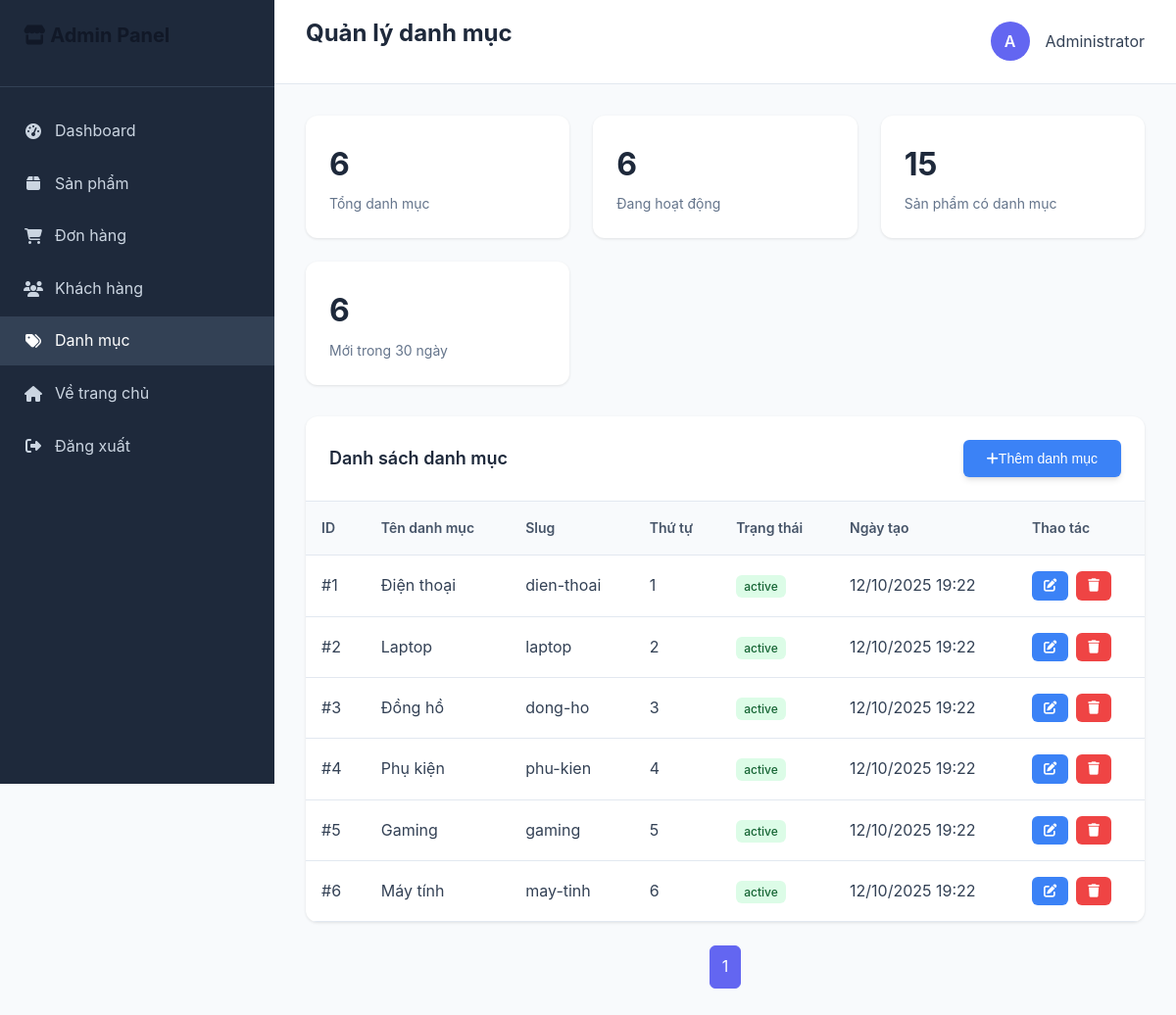
Screenshot of /admin/categories.php (signed in) with the database file from the repository.
### tables this page shows
CREATE TABLE `users` (
  `id` int(11) NOT NULL,
  `username` varchar(50) NOT NULL,
  `email` varchar(100) NOT NULL,
  `password` varchar(255) NOT NULL,
  `full_name` varchar(100) NOT NULL,
  `phone` varchar(20) DEFAULT NULL,
  `address` text DEFAULT NULL,
  `role` enum('admin','customer') DEFAULT 'customer',
  `avatar` varchar(255) DEFAULT NULL,
  `status` enum('active','inactive') DEFAULT 'active',
  `email_verified` tinyint(1) DEFAULT 0,
  `remember_token` varchar(255) DEFAULT NULL,
  `created_at` timestamp NOT NULL DEFAULT current_timestamp(),
  `updated_at` timestamp NOT NULL DEFAULT current_timestamp() ON UPDATE current_timestamp()
);

CREATE TABLE `categories` (
  `id` int(11) NOT NULL,
  `name` varchar(100) NOT NULL,
  `slug` varchar(100) NOT NULL,
  `description` text DEFAULT NULL,
  `image` varchar(255) DEFAULT NULL,
  `parent_id` int(11) DEFAULT NULL,
  `sort_order` int(11) DEFAULT 0,
  `status` enum('active','inactive') DEFAULT 'active',
  `created_at` timestamp NOT NULL DEFAULT current_timestamp(),
  `updated_at` timestamp NOT NULL DEFAULT current_timestamp() ON UPDATE current_timestamp()
);

### config/config.php (called while the page is built, shortened)
<?php
require_once __DIR__ . '/database.php';
function formatDate($date, $format = 'd/m/Y H:i') {
    return date($format, strtotime($date));
}
function isLoggedIn() {
    return isset($_SESSION['user_id']) && !empty($_SESSION['user_id']);
}
function getCurrentUser() {
    $user_id = $_SESSION['user_id'];
    $sql = "SELECT * FROM users WHERE id = ?";
    return fetchOne($sql, [$user_id]);
}
?>

### config/database.php (called while the page is built, shortened)
<?php
try {
    $dsn = "mysql:host=" . DB_HOST . ";dbname=" . DB_NAME . ";charset=" . DB_CHARSET;
    $pdo = new PDO($dsn, DB_USER, DB_PASS, [
        PDO::ATTR_ERRMODE => PDO::ERRMODE_EXCEPTION,
        PDO::ATTR_DEFAULT_FETCH_MODE => PDO::FETCH_ASSOC,
        PDO::ATTR_EMULATE_PREPARES => false,
    ]);
} catch (PDOException $e) {
    if ($e->getCode() == 1049) {
        try {
            $dsn = "mysql:host=" . DB_HOST . ";charset=" . DB_CHARSET;
            $pdo = new PDO($dsn, DB_USER, DB_PASS, [
                PDO::ATTR_ERRMODE => PDO::ERRMODE_EXCEPTION,
                PDO::ATTR_DEFAULT_FETCH_MODE => PDO::FETCH_ASSOC,
                PDO::ATTR_EMULATE_PREPARES => false,
            ]);
            $pdo->exec("CREATE DATABASE IF NOT EXISTS " . DB_NAME . " CHARACTER SET utf8mb4 COLLATE utf8mb4_unicode_ci");
            $pdo->exec("USE " . DB_NAME);
            $sqlFile = __DIR__ . '/../database/ecommerce_db_complete.sql';
            if (file_exists($sqlFile)) {
                $sql = file_get_contents($sqlFile);
                $statements = explode(';', $sql);
                foreach ($statements as $statement) {
                    $statement = trim($statement);
                    if (!empty($statement) && !preg_match('/^(--|\/\*)/', $statement)) {
                        try {
                            $pdo->exec($statement);
                        } catch (PDOException $e3) {
                        }
                    }
                }
            }
        } catch (PDOException $e2) {
            die("Lỗi tạo database: " . $e2->getMessage());
        }
    } else {
        die("Lỗi kết nối database: " . $e->getMessage());
    }
}
function executeQuery($sql, $params = []) {
    global $pdo;
    try {
        $stmt = $pdo->prepare($sql);
        $stmt->execute($params);
        return $stmt;
    } catch (PDOException $e) {
        error_log("Lỗi SQL: " . $e->getMessage());
        return false;
    }
}
function fetchData($sql, $params = []) {
    $stmt = executeQuery($sql, $params);
    return $stmt ? $stmt->fetchAll() : [];
}
function fetchOne($sql, $params = []) {
    $stmt = executeQuery($sql, $params);
    return $stmt ? $stmt->fetch() : false;
}
?>

### admin/categories.php (the view, shortened to what this page needs)
<?php
require_once '../config/config.php';
$page = max(1, intval($_GET['page'] ?? 1));
$limit = 20; $offset = ($page - 1) * $limit;
$totalRow = fetchOne("SELECT COUNT(*) AS c FROM categories", []);
$total = (int)($totalRow['c'] ?? 0); $pages = max(1, (int)ceil($total / $limit));
$rows = fetchData("SELECT id, name, slug, status, sort_order, created_at FROM categories ORDER BY sort_order, id DESC LIMIT $limit OFFSET $offset", []);
?>
<!DOCTYPE html>
<html lang="vi">
<head>
    <link rel="stylesheet" href="https://cdnjs.cloudflare.com/ajax/libs/font-awesome/6.4.0/css/all.min.css">
    <link rel="stylesheet" href="../assets/css/main.css">
</head>
<body>
    <div class="admin-layout">
        <div class="sidebar">
            <div class="sidebar-header">
                <h2><i class="fas fa-store"></i> Admin Panel</h2>
            </div>
            <nav class="sidebar-nav">
                <div class="nav-item">
                    <a href="dashboard.php" class="nav-link">
                        <i class="fas fa-tachometer-alt"></i>
                        <span>Dashboard</span>
                    </a>
                </div>
                <div class="nav-item">
                    <a href="products.php" class="nav-link">
                        <i class="fas fa-box"></i>
                        <span>Sản phẩm</span>
                    </a>
                </div>
                <div class="nav-item">
                    <a href="orders.php" class="nav-link">
                        <i class="fas fa-shopping-cart"></i>
                        <span>Đơn hàng</span>
                    </a>
                </div>
                <div class="nav-item">
                    <a href="customers.php" class="nav-link">
                        <i class="fas fa-users"></i>
                        <span>Khách hàng</span>
                    </a>
                </div>
                <div class="nav-item">
                    <a href="categories.php" class="nav-link active">
                        <i class="fas fa-tags"></i>
                        <span>Danh mục</span>
                    </a>
                </div>
                <div class="nav-item">
                    <a href="../index.php" class="nav-link">
                        <i class="fas fa-home"></i>
                        <span>Về trang chủ</span>
                    </a>
                </div>
                <div class="nav-item">
                    <a href="../logout.php" class="nav-link">
                        <i class="fas fa-sign-out-alt"></i>
                        <span>Đăng xuất</span>
                    </a>
                </div>
            </nav>
        </div>
        <div class="main-content">
            <div class="header">
                <h1>Quản lý danh mục</h1>
                <div class="user-menu">
                    <div class="user-avatar">
                        <?php echo substr(getCurrentUser()['full_name'] ?? 'A', 0, 1); ?>
                    </div>
                    <span><?php echo getCurrentUser()['full_name'] ?? 'Admin'; ?></span>
                </div>
            </div>
            <div class="content">
                <div class="stats-grid">
                    <div class="stat-card">
                        <div class="stat-value"><?php echo number_format($total); ?></div>
                        <div class="stat-label">Tổng danh mục</div>
                    </div>
                    <div class="stat-card">
                        <div class="stat-value"><?php echo number_format(fetchOne("SELECT COUNT(*) as c FROM categories WHERE status = 'active'")['c']); ?></div>
                        <div class="stat-label">Đang hoạt động</div>
                    </div>
                    <div class="stat-card">
                        <div class="stat-value"><?php echo number_format(fetchOne("SELECT COUNT(*) as c FROM products p JOIN categories c ON p.category_id = c.id")['c']); ?></div>
                        <div class="stat-label">Sản phẩm có danh mục</div>
                    </div>
                    <div class="stat-card">
                        <div class="stat-value"><?php echo number_format(fetchOne("SELECT COUNT(*) as c FROM categories WHERE created_at >= DATE_SUB(NOW(), INTERVAL 30 DAY)")['c']); ?></div>
                        <div class="stat-label">Mới trong 30 ngày</div>
                    </div>
                </div>
                <div class="card">
                    <div class="card-header">
                        <div class="card-title">Danh sách danh mục</div>
                        <button onclick="addCategory()" class="btn btn-primary">
                            <i class="fas fa-plus"></i> Thêm danh mục
                        </button>
                    </div>
                    <table class="table">
                        <thead>
                            <tr>
                                <th>ID</th>
                                <th>Tên danh mục</th>
                                <th>Slug</th>
                                <th>Thứ tự</th>
                                <th>Trạng thái</th>
                                <th>Ngày tạo</th>
                                <th>Thao tác</th>
                            </tr>
                        </thead>
                        <tbody>
                            <?php foreach ($rows as $r): ?>
                            <tr>
                                <td>#<?php echo $r['id']; ?></td>
                                <td><?php echo htmlspecialchars($r['name']); ?></td>
                                <td><?php echo htmlspecialchars($r['slug']); ?></td>
                                <td><?php echo (int)$r['sort_order']; ?></td>
                                <td>
                                    <span class="badge <?php echo $r['status'] === 'active' ? 'badge-success' : 'badge-warning'; ?>">
                                        <?php echo htmlspecialchars($r['status']); ?>
                                    </span>
                                </td>
                                <td><?php echo formatDate($r['created_at']); ?></td>
                                <td>
                                    <div class="action-buttons">
                                        <button onclick="editCategory(<?php echo $r['id']; ?>)" class="btn-edit" title="Sửa">
                                            <i class="fas fa-edit"></i>
                                        </button>
                                        <button onclick="deleteCategory(<?php echo $r['id']; ?>)" class="btn-delete" title="Xóa">
                                            <i class="fas fa-trash"></i>
                                        </button>
                                    </div>
                                </td>
                            </tr>
                            <?php endforeach; ?>
                        </tbody>
                    </table>
                </div>
                <div class="pagination">
                    <?php for($i=1;$i<=$pages;$i++): ?>
                        <a class="<?php echo $i==$page?'active':''; ?>" href="categories.php?page=<?php echo $i; ?>"><?php echo $i; ?></a>
                    <?php endfor; ?>
                </div>
            </div>
        </div>
    </div>
</body>
</html>

### assets/css/main.css (style rules this page uses)
:root { --primary-color: #6366f1; --primary-dark: #4f46e5; --primary-light: #a5b4fc; --secondary-color: #f59e0b; --secondary-dark: #d97706; --accent-color: #ec4899; --accent-light: #f9a8d4; --white: #ffffff; --gray-50: #f9fafb; --gray-100: #f3f4f6; --gray-200: #e5e7eb; --gray-300: #d1d5db; --gray-400: #9ca3af; --gray-500: #6b7280; --gray-600: #4b5563; --gray-700: #374151; --gray-800: #1f2937; --gray-900: #111827; --success-color: #10b981; --success-light: #d1fae5; --warning-color: #f59e0b; --warning-light: #fef3c7; --error-color: #ef4444; --error-light: #fee2e2; --info-color: #3b82f6; --info-light: #dbeafe; --font-primary: 'Inter', -apple-system, BlinkMacSystemFont, 'Segoe UI', Roboto, sans-serif; --font-heading: 'Poppins', -apple-system, BlinkMacSystemFont, 'Segoe UI', Roboto, sans-serif; --font-mono: 'JetBrains Mono', 'Fira Code', monospace; --text-xs: 0.75rem; --text-sm: 0.875rem; --text-base: 1rem; --text-lg: 1.125rem; --text-xl: 1.25rem; --text-2xl: 1.5rem; --text-3xl: 1.875rem; --text-4xl: 2.25rem; --text-5xl: 3rem; --text-6xl: 3.75rem; --space-1: 0.25rem; --space-2: 0.5rem; --space-3: 0.75rem; --space-4: 1rem; --space-5: 1.25rem; --space-6: 1.5rem; --space-8: 2rem; --space-10: 2.5rem; --space-12: 3rem; --space-16: 4rem; --space-20: 5rem; --space-24: 6rem; --radius-sm: 0.375rem; --radius-md: 0.5rem; --radius-lg: 0.75rem; --radius-xl: 1rem; --radius-2xl: 1.5rem; --radius-full: 9999px; --shadow-sm: 0 1px 2px 0 rgb(0 0 0 / 0.05); --shadow-md: 0 4px 6px -1px rgb(0 0 0 / 0.1), 0 2px 4px -2px rgb(0 0 0 / 0.1); --shadow-lg: 0 10px 15px -3px rgb(0 0 0 / 0.1), 0 4px 6px -4px rgb(0 0 0 / 0.1); --shadow-xl: 0 20px 25px -5px rgb(0 0 0 / 0.1), 0 8px 10px -6px rgb(0 0 0 / 0.1); --shadow-2xl: 0 25px 50px -12px rgb(0 0 0 / 0.25); --transition-fast: 150ms ease-in-out; --transition-normal: 300ms ease-in-out; --transition-slow: 500ms ease-in-out; --z-dropdown: 1000; --z-sticky: 1020; --z-fixed: 1030; --z-modal-backdrop: 1040; --z-modal: 1050; --z-popover: 1060; --z-tooltip: 1070; }
* { margin: 0; padding: 0; box-sizing: border-box; }
html { scroll-behavior: smooth; font-size: 16px; }
body { font-family: var(--font-primary); font-size: var(--text-base); line-height: 1.6; color: var(--gray-800); background-color: var(--white); -webkit-font-smoothing: antialiased; -moz-osx-font-smoothing: grayscale; }
h1, h2, h3, h4, h5, h6 { font-family: var(--font-heading); font-weight: 600; line-height: 1.2; color: var(--gray-900); margin-bottom: var(--space-4); }
h1 { font-size: var(--text-4xl); }
h2 { font-size: var(--text-3xl); }
a { color: var(--primary-color); text-decoration: none; transition: color var(--transition-fast); }
.btn { display: inline-flex; align-items: center; justify-content: center; padding: var(--space-3) var(--space-6); font-size: var(--text-sm); font-weight: 500; line-height: 1; border: none; border-radius: var(--radius-md); cursor: pointer; transition: all var(--transition-fast); text-decoration: none; position: relative; overflow: hidden; }
.btn:before { content: ''; position: absolute; top: 0; left: -100%; width: 100%; height: 100%; background: linear-gradient(90deg, transparent, rgba(255,255,255,0.2), transparent); transition: left var(--transition-normal); }
.btn-primary { background: linear-gradient(135deg, var(--primary-color), var(--primary-dark)); color: var(--white); box-shadow: var(--shadow-md); }
.card { background: var(--white); border-radius: var(--radius-lg); box-shadow: var(--shadow-md); overflow: hidden; transition: all var(--transition-normal); }
.card-header { padding: var(--space-6); border-bottom: 1px solid var(--gray-200); }

### rows the page displays
users: full_name "A", full_name "Administrator"
categories: id "1", name "Điện thoại", slug "dien-thoai", sort_order "1", status "active", created_at "12/10/2025 19:22"
categories: id "2", name "Laptop", slug "laptop", sort_order "2", status "active", created_at "12/10/2025 19:22"
categories: id "3", name "Đồng hồ", slug "dong-ho", sort_order "3", status "active", created_at "12/10/2025 19:22"
categories: id "4", name "Phụ kiện", slug "phu-kien", sort_order "4", status "active", created_at "12/10/2025 19:22"
categories: id "5", name "Gaming", slug "gaming", sort_order "5", status "active", created_at "12/10/2025 19:22"
categories: id "6", name "Máy tính", slug "may-tinh", sort_order "6", status "active", created_at "12/10/2025 19:22"

### other values shown
$total "6"
